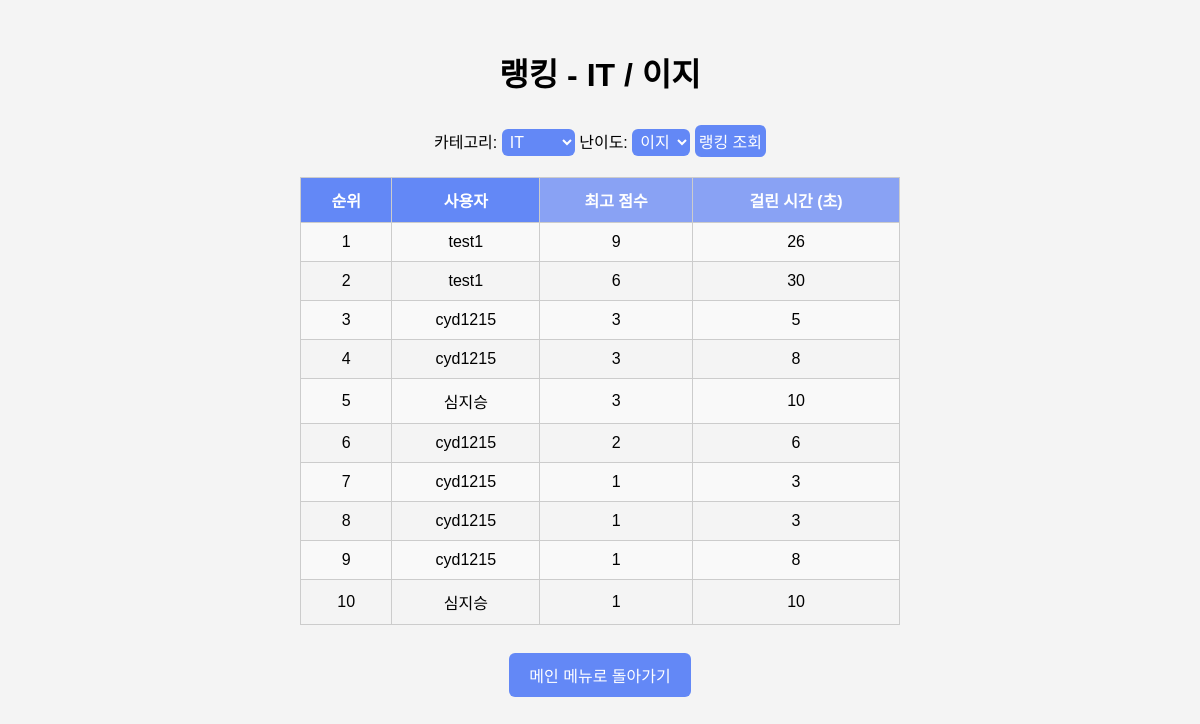
/quiz/ranking/ (signed in), run on an earlier commit of the app's database.
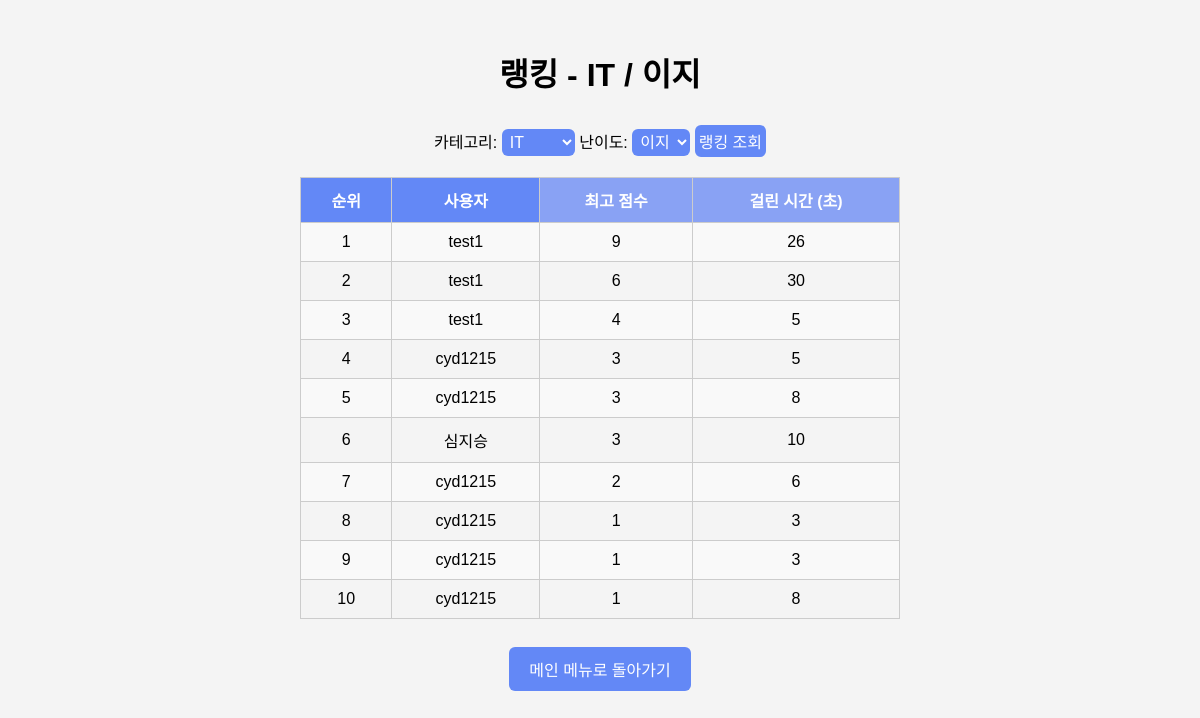
And on a later commit of the database.
### quiz/models.py (models this page shows, shortened)
class QuizResult(models.Model):
    user = models.ForeignKey(User, on_delete=models.CASCADE)
    category = models.CharField(max_length=100)
    difficulty = models.CharField(max_length=50)
    score = models.IntegerField()
    total = models.IntegerField()
    played_at = models.DateTimeField(auto_now_add=True)
    question = models.TextField(default='')
    user_answer = models.TextField(default='')
    correct_answer = models.TextField(default='')
    duration = models.IntegerField(null=True)

### quiz/views.py (the view)
# urls.py: path('ranking/', views.ranking_view, name = 'ranking'),
@login_required
def ranking_view(request):
    category = request.GET.get('category', 'it')
    difficulty = request.GET.get('difficulty', 'easy')
    top_scores = (
        QuizResult.objects
        .filter(category=category, difficulty=difficulty)
        .annotate(
            best_score=Max('score'),
            best_time=Min('duration')  # 같은 점수일 때 빠른 사람
        )
        .order_by('-best_score', 'best_time')[:10]
    )
    CATEGORY_DISPLAY = {
    'it': 'IT',
    'history': '역사',
    'sports': '스포츠',
    'commonSense': '상식',
    'proverb': '속담',
    'literature' : '문학',
    'art' : '예술',
    'economy' : '경제'
    }
    DIFFICULTY_DISPLAY = {
    'easy': '이지',
    'medium': '노말',
    'hard': '하드'
    }
    return render(request, 'quiz/ranking.html', {
    'top_scores': top_scores,
    'category': category,
    'difficulty': difficulty,
    'category_name': CATEGORY_DISPLAY.get(category, category),
    'difficulty_name': DIFFICULTY_DISPLAY.get(difficulty, difficulty)
})

### quiz/templates/quiz/ranking.html (shortened to what this page needs)
{% load static %}
<!DOCTYPE html>
<html lang="ko">
<head>
</head>
<body>
  <h1>랭킹 - {{ category_name }} / {{ difficulty_name }}</h1>
    <form method="get" action="{% url 'ranking' %}" style="text-align: center; margin-bottom: 20px;">
    <label>카테고리:</label>
    <select name="category">
      <option value="it" {% if category == 'it' %}selected{% endif %}>IT</option>
    </select>
    <label>난이도:</label>
    <select name="difficulty">
      <option value="easy"{% if category == 'easy' %}selected{% endif %}>이지</option>
    </select>
    <button type="submit">랭킹 조회</button>
  </form>
  <table>
    <tr>
      <th>순위</th>
      <th>사용자</th>
      <th style="background-color: #89a2f4">최고 점수</th>
      <th style="background-color: #89a2f4">걸린 시간 (초)</th>
    </tr>
    {% for user in top_scores %}
    <tr>
      <td>{{ forloop.counter }}</td>
      <td>{{ user.user.username }}</td>
      <td>{{ user.best_score }}</td>
      <td>{{ user.best_time }}</td>
    </tr>
    {% endfor %}
  </table>
<div style="text-align: center; margin-top: 20px;">
  <a href="{% url 'index' %}">
    <button style="padding: 10px 20px; font-size: 1rem;">메인 메뉴로 돌아가기</button>
  </a>
</div>
</body>
</html>

What changed in the data, as far as the page shows it:
no longer on this page (row unchanged): QuizResult: user.username "심지승", best_score "1", best_time "10"
added QuizResult: user.username "test1", best_score "4", best_time "5"
